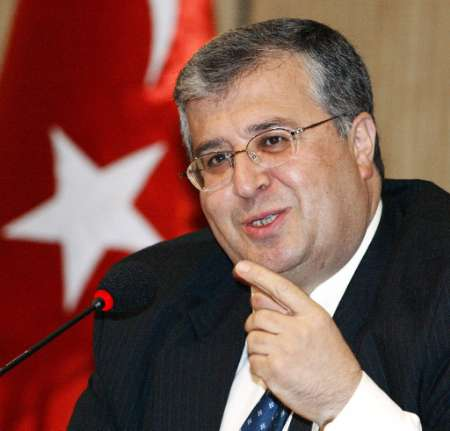
#> input picture images/img_591.jpg, 450 x 431 px, found by its file name
$ python hog.py   (older library calls are emulated)
#> lines starting #> are read from the running program, lines starting #| are printed output that depends on the picture
import cv2
import os
import numpy as np
from config import *
from sklearn.preprocessing import normalize
bin_size = 9

def get_hog_cells(img, cs=16):
    """
    get hog features for each cell
    cs: cell size
    """
    img_gray = cv2.cvtColor(img, cv2.COLOR_RGB2GRAY)
    gx = cv2.Sobel(img_gray, cv2.CV_32F, 1, 0)
    gy = cv2.Sobel(img_gray, cv2.CV_32F, 0, 1)
    mag, ang = cv2.cartToPolar(gx, gy)

    # quantizing binvalues in (0...16)
    bins = np.int32(bin_size*ang/(2*np.pi))

    m, n = int(img.shape[0] / cs), int(img.shape[1]/cs)
    hog_cells = np.zeros((m, n, bin_size), dtype=np.float32)

    for i in range(m):
        for j in range(n):
            b = bins[i*cs:(i+1)*cs, j*cs:(j+1)*cs]
            m = mag[i*cs:(i+1)*cs, j*cs:(j+1)*cs]
            hog_cells[i][j] = np.bincount(b.ravel(), m.ravel(), bin_size)
            hog_cells[i][j] = hog_cells[i][j] / hog_cells[i][j].max()

    return hog_cells

def hog(img):
    """
    The input is [96, 96, 3] image
    The output is [900, ] hog feature
    """
    hog_cells = get_hog_cells(img)
    hists = np.zeros((25, 36), dtype=np.float32)
    for i in range(5):
        for j in range(5):
            hists[i*5+j] = np.hstack([hog_cells[i][j], hog_cells[i+1][j], hog_cells[i][j+1], hog_cells[i+1][j+1]])

    return np.hstack(hists)

def visualize(img, cs=16):
    """
    cs: cell size
    """
    w = get_hog_cells(img, cs) * 255 / 4
    w = w.astype(np.uint8)
    bim0 = np.zeros((cs, cs), dtype=np.uint8)
    bim0[:, round(cs/2): round(cs/2)+1] = 1
    bim = np.zeros((cs, cs, bin_size), dtype=np.uint8)
    for i in range(0, bin_size):
        M = cv2.getRotationMatrix2D((cs/2, cs/2), -i*20, 1)
        bim[:, :, i] = cv2.warpAffine(bim0, M, (cs, cs))

    out_img = np.zeros((img.shape[0], img.shape[1]), dtype=np.uint8)
    for i in range(w.shape[0]):
        for j in range(w.shape[1]):
            for k in range(bin_size):
                out_img[i*cs:(i+1)*cs, j*cs:(j+1)*cs] += bim[:, :, k] * w[i,j,k]

    cv2.imshow("hog feature visualize", out_img)
    print("out_img.shape = ", out_img.shape)
    cv2.waitKey(0)

if __name__ == "__main__":
    path = "2002/08/11/big/img_591.jpg"
    path = os.path.join(DATA_PATH + '/originalPics', path)
    img = cv2.imread(path)
#> img is the input picture: shape (431, 450, 3); mean B, G, R 74.1, 82.6, 123.4
    cv2.imshow("img", img)
    print("img.shape = ", img.shape)
#| img.shape =  (431, 450, 3)
    hog_feature = hog(img)
#> in get_hog_cells, `img_gray = cv2.cvtColor(img, cv2.COLOR_RGB2GRAY)`:
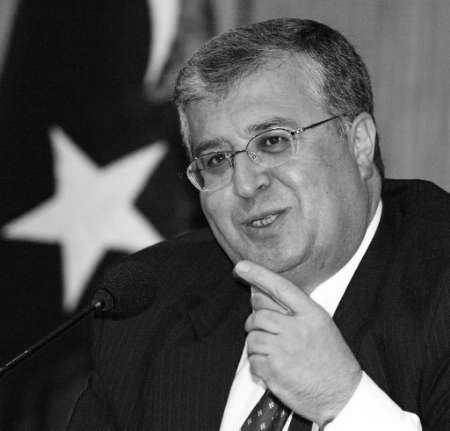
#> img_gray: shape (431, 450); min 1, max 255, mean 84.6
#> in get_hog_cells, `gx = cv2.Sobel(img_gray, cv2.CV_32F, 1, 0)`:
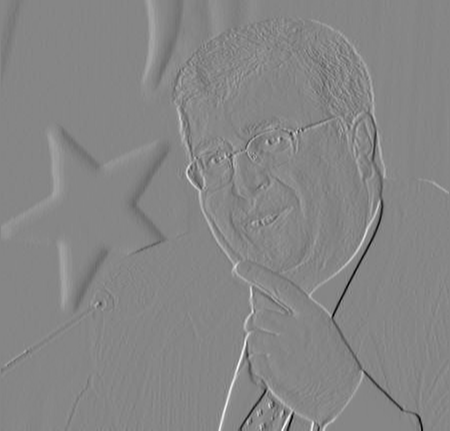
#> gx: shape (431, 450) float32; min -870, max 784, mean 0.7; drawn with min black and max white
#> in get_hog_cells, `gy = cv2.Sobel(img_gray, cv2.CV_32F, 0, 1)`:
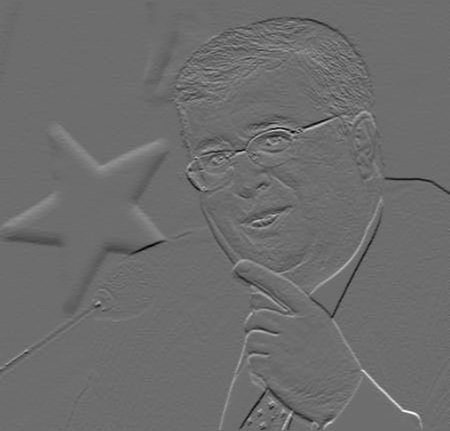
#> gy: shape (431, 450) float32; min -578, max 769, mean 0.1; drawn with min black and max white
#> in get_hog_cells, `mag, ang = cv2.cartToPolar(gx, gy)`:
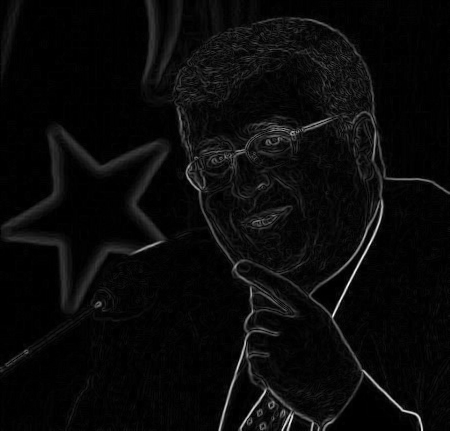
#> mag: shape (431, 450) float32; min 0, max 931.2, mean 37.6; drawn with min black and max white
#> in get_hog_cells, `mag, ang = cv2.cartToPolar(gx, gy)`:
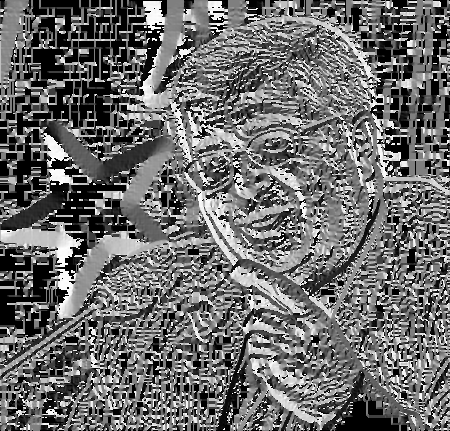
#> ang: shape (431, 450) float32; min 0, max 6.28, mean 2.66; drawn with min black and max white
#> after the loop in hog, `for i in range(5):`:
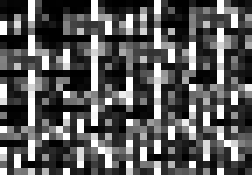
#> hists: shape (25, 36) float32 (shown 7 times larger); min 0, max 1, mean 0.342
#> hog_feature = 900 values, max 1 at index 4, min 0 at index 62, mean 0.342
    # print(hog_feature.shape)
    # print(hog_feature)
    # print(np.sum(hog_feature))
    visualize(img)
#> after the loop in visualize, `for i in range(w.shape[0]):`:
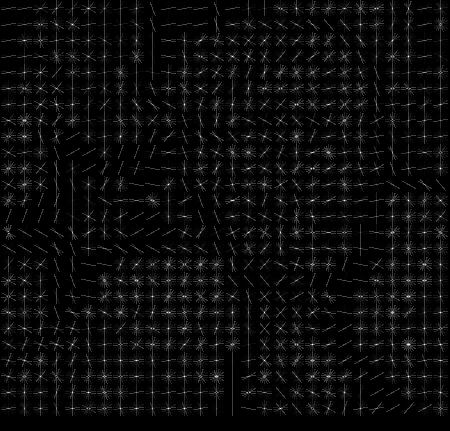
#> out_img: shape (431, 450); min 0, max 255, mean 11.9
#| out_img.shape =  (431, 450)

$ run again, with images/PCA_2.png saved as images/img_591.jpg
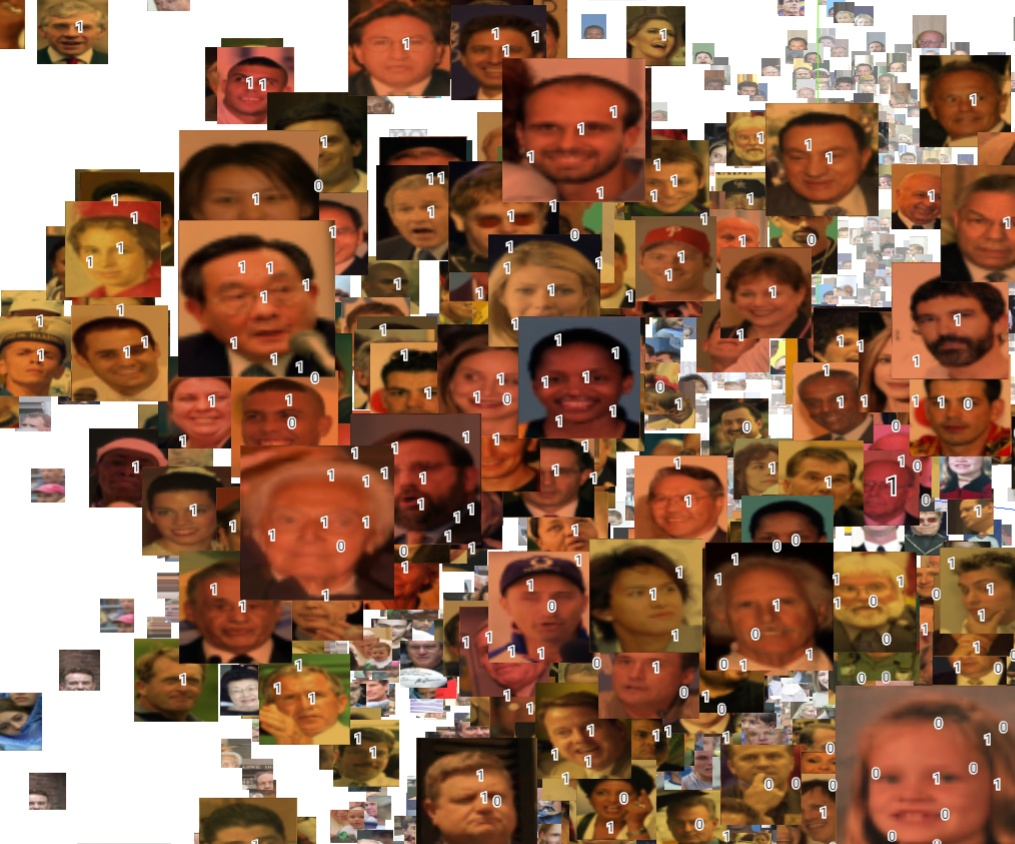
#> input picture images/PCA_2.png, 1015 x 844 px, found by its file name
#> img is the input picture: shape (844, 1015, 3); mean B, G, R 87.5, 110.5, 149.5
#| img.shape =  (844, 1015, 3)
#> in get_hog_cells, `mag, ang = cv2.cartToPolar(gx, gy)`:
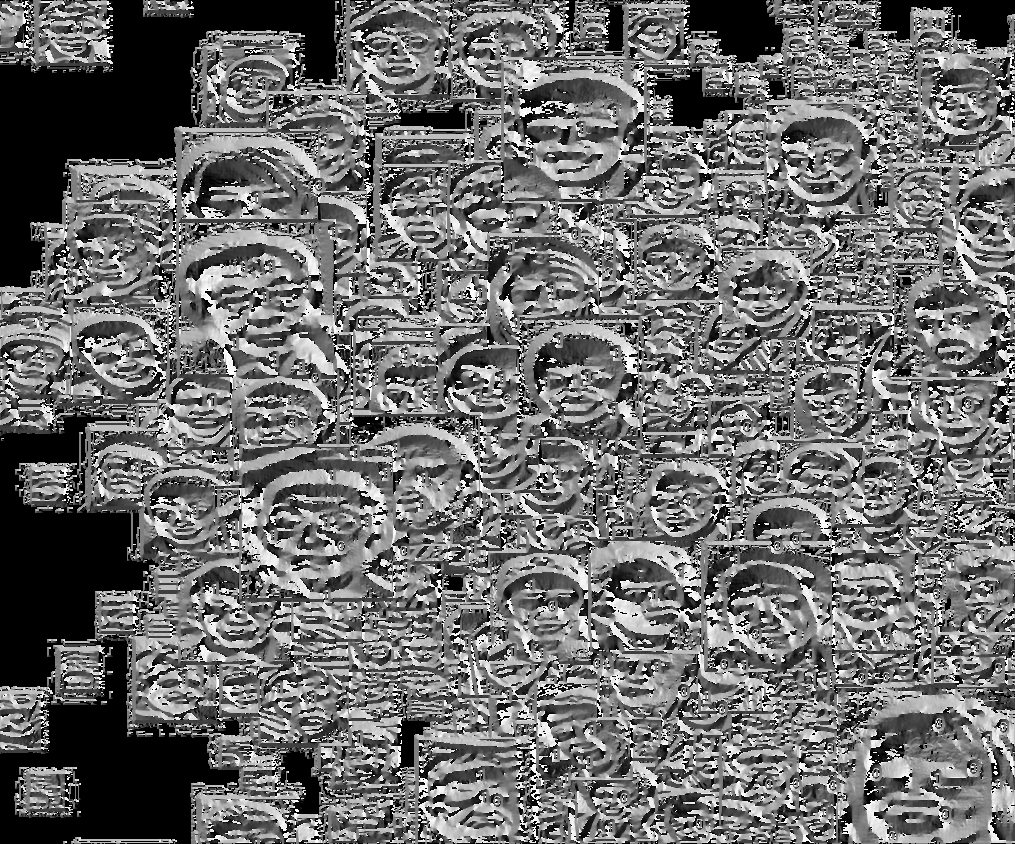
#> ang: shape (844, 1015) float32; min 0, max 6.28, mean 2.71; drawn with min black and max white
#> after the loop in visualize, `for i in range(w.shape[0]):`:
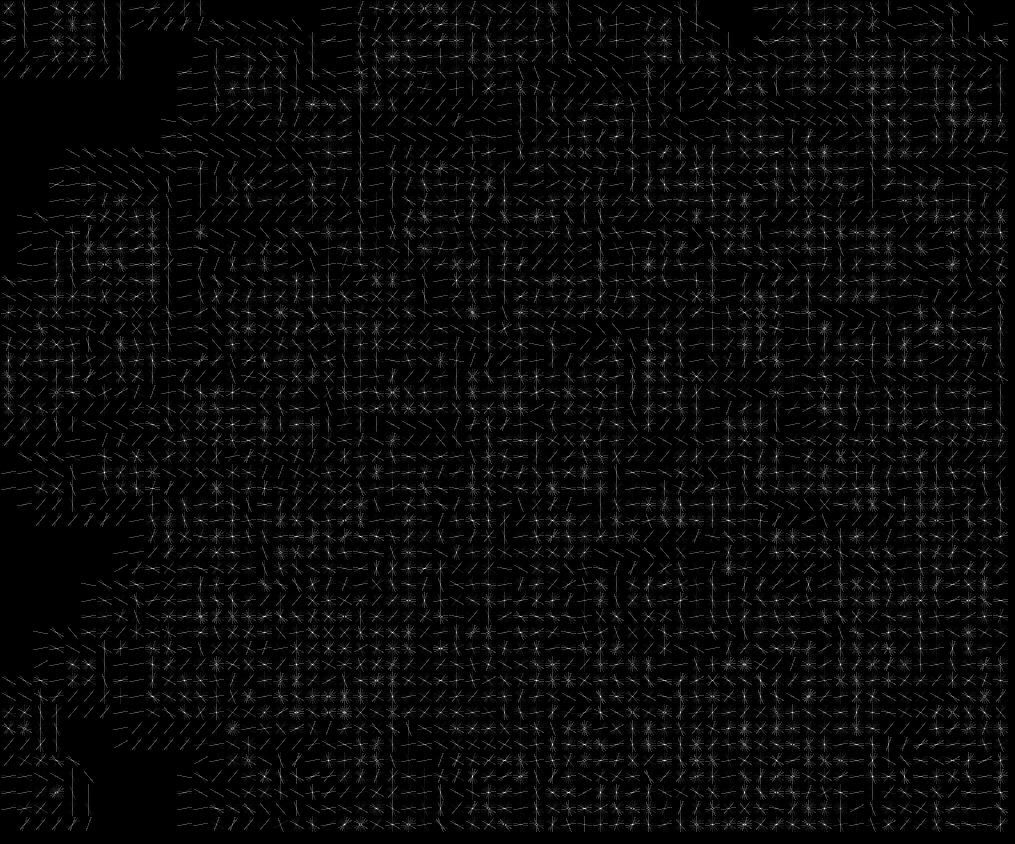
#> out_img: shape (844, 1015); min 0, max 255, mean 9.5
#| out_img.shape =  (844, 1015)
